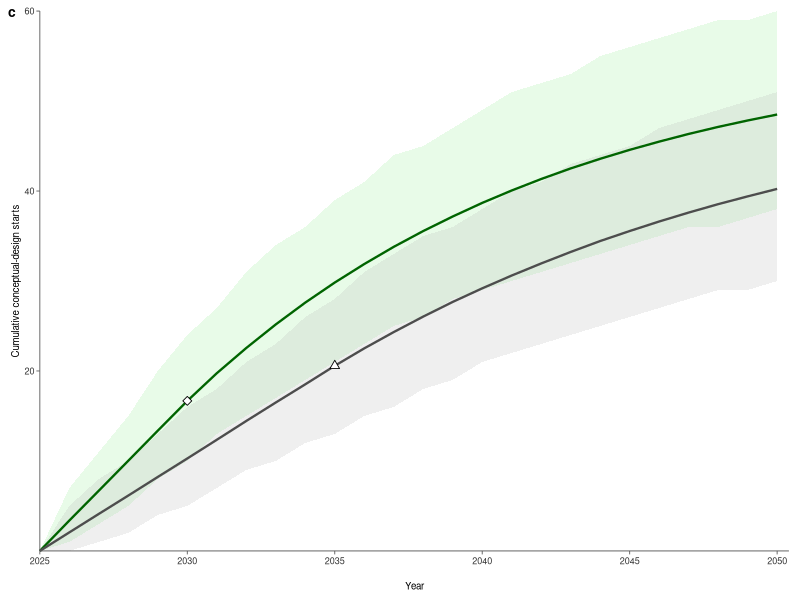

The R script that drew this image:
# Code for the manuscript Gordon, J.A., Kazlou, T., Jewell, J. and Cherp, A.
# First-of-a-Kind deployment prospects for small modular reactors
#
# Reproduces Figure 2c: projected cumulative conceptual-design entries from
# 2025 to 2050 under the Baseline and Accelerated scenarios.
#
# Panel c shows pipeline-expansion assumptions underpinning FOAK deployment.
# The triangle and diamond mark the Baseline and Accelerated pivot years,
# respectively, after which assumed design-entry rates decline. Shaded bands
# indicate simulated uncertainty intervals.
#
# Required input:
# None. Panel c is generated from the design-entry assumptions specified below.
#
# Outputs:
# outputs/Figure_02/intermediate/fig02_panel_c_design_additions.png
# outputs/Figure_02/intermediate/fig02_panel_c_design_additions.pdf
# outputs/Figure_02/intermediate/fig02_panel_c_design_additions.rds
# outputs/Figure_02/intermediate/fig02_panel_c_design_additions_core.rds

suppressPackageStartupMessages({
  library(ggplot2)
  library(dplyr)
  library(cowplot)
  library(grid)
})

rm(list = ls())
graphics.off()
set.seed(42)

# ============================================================
# FIGURE 2 — PANEL C ONLY
# Pipeline expansion / cumulative conceptual-design starts
# ============================================================

# ------------------------------------------------------------
# OUTPUT PATHS
# ------------------------------------------------------------

OUT_DIR <- file.path(
  "outputs",
  "Figure_02",
  "intermediate"
)

dir.create(
  OUT_DIR,
  recursive = TRUE,
  showWarnings = FALSE
)

# ------------------------------------------------------------
# EXPORT SETTINGS
# ------------------------------------------------------------

SAVE_W_MM <- 88
SAVE_H_MM <- 72
SAVE_DPI  <- 600

FILE_STUB <- "fig02_panel_c_design_additions"

# ------------------------------------------------------------
# TYPOGRAPHY
# ------------------------------------------------------------

BASE_SIZE        <- 7
AXIS_TEXT_SIZE   <- 6.5
AXIS_TITLE_SIZE  <- 7
PANEL_LABEL_SIZE <- 10

# ------------------------------------------------------------
# PANEL TAG GEOMETRY
# ------------------------------------------------------------

TAG_X <- 0.01
TAG_Y <- 0.99

# ------------------------------------------------------------
# COLOURS
# ------------------------------------------------------------

col_baseline_line <- "grey30"
col_baseline_fill <- "grey70"
col_accel_line    <- "#006400"
col_accel_fill    <- "#90EE90"

# ============================================================
# PANEL C — PIPELINE EXPANSION
# ============================================================

years <- 2026:2050

pivot_year_baseline <- 2035
pivot_year_accel    <- 2030

n_sim <- 10000

lambda0_baseline    <- 2.06
lambda2050_baseline <- 0.824

lambda0_accel       <- 3.33
lambda2050_accel    <- 0.666

years_decline_baseline <- 2050 - pivot_year_baseline
years_decline_accel    <- 2050 - pivot_year_accel

k_baseline <- -log(lambda2050_baseline / lambda0_baseline) / years_decline_baseline
k_accel    <- -log(lambda2050_accel / lambda0_accel) / years_decline_accel

lambda_t <- function(year, lambda0, k, pivot_year) {
  if (year <= pivot_year) {
    lambda0
  } else {
    lambda0 * exp(-k * (year - pivot_year))
  }
}

lambda_path_baseline <- sapply(
  years,
  lambda_t,
  lambda0 = lambda0_baseline,
  k = k_baseline,
  pivot_year = pivot_year_baseline
)

lambda_path_accel <- sapply(
  years,
  lambda_t,
  lambda0 = lambda0_accel,
  k = k_accel,
  pivot_year = pivot_year_accel
)

sim_baseline <- replicate(n_sim, rpois(length(years), lambda_path_baseline))
sim_accel    <- replicate(n_sim, rpois(length(years), lambda_path_accel))

cum_baseline <- t(apply(sim_baseline, 2, cumsum))
cum_accel    <- t(apply(sim_accel, 2, cumsum))

summarise_sim <- function(sim, scenario) {
  data.frame(
    Year = years,
    Mean = apply(sim, 2, mean),
    Q5   = apply(sim, 2, quantile, probs = 0.05),
    Q95  = apply(sim, 2, quantile, probs = 0.95),
    Scenario = scenario
  )
}

plot_df_c <- rbind(
  summarise_sim(cum_accel, "Accelerated"),
  summarise_sim(cum_baseline, "Baseline")
)

plot_df_c$Scenario <- factor(
  plot_df_c$Scenario,
  levels = c("Accelerated", "Baseline")
)

zero_acc <- data.frame(
  Year = 2025,
  Mean = 0,
  Q5 = 0,
  Q95 = 0,
  Scenario = factor("Accelerated", levels = c("Accelerated", "Baseline"))
)

zero_base <- data.frame(
  Year = 2025,
  Mean = 0,
  Q5 = 0,
  Q95 = 0,
  Scenario = factor("Baseline", levels = c("Accelerated", "Baseline"))
)

plot_df_c <- rbind(zero_acc, zero_base, plot_df_c)
plot_df_c <- plot_df_c[order(plot_df_c$Scenario, plot_df_c$Year), ]

pivot_points <- data.frame(
  Year = c(pivot_year_baseline, pivot_year_accel),
  Scenario = factor(
    c("Baseline", "Accelerated"),
    levels = c("Accelerated", "Baseline")
  ),
  shape_id = c("Baseline", "Accelerated")
)

pivot_points$Mean <- c(
  plot_df_c$Mean[
    plot_df_c$Year == pivot_year_baseline &
      plot_df_c$Scenario == "Baseline"
  ][1],
  plot_df_c$Mean[
    plot_df_c$Year == pivot_year_accel &
      plot_df_c$Scenario == "Accelerated"
  ][1]
)

p_c_core <- ggplot(
  plot_df_c,
  aes(x = Year, y = Mean, fill = Scenario, colour = Scenario)
) +
  geom_ribbon(aes(ymin = Q5, ymax = Q95), alpha = 0.20, colour = NA) +
  geom_line(linewidth = 0.8) +
  geom_point(
    data = pivot_points,
    aes(x = Year, y = Mean, shape = shape_id),
    fill = "white",
    colour = "black",
    stroke = 0.45,
    size = 2.1,
    inherit.aes = FALSE,
    show.legend = FALSE
  ) +
  scale_shape_manual(
    values = c("Accelerated" = 23, "Baseline" = 24),
    guide = "none"
  ) +
  scale_fill_manual(
    values = c(Accelerated = col_accel_fill, Baseline = col_baseline_fill),
    guide = "none"
  ) +
  scale_colour_manual(
    values = c(Accelerated = col_accel_line, Baseline = col_baseline_line),
    guide = "none"
  ) +
  scale_x_continuous(
    breaks = seq(2025, 2050, by = 5),
    labels = paste0(seq(2025, 2050, by = 5), "\n"),
    limits = c(2025, 2050.4),
    expand = c(0, 0)
  ) +
  scale_y_continuous(
    breaks = seq(20, 60, by = 20),
    limits = c(0, 60),
    expand = expansion(mult = c(0, 0))
  ) +
  labs(
    x = "Year",
    y = "Cumulative conceptual-design starts"
  ) +
  coord_cartesian(clip = "off") +
  theme_classic(base_size = BASE_SIZE) +
  theme(
    axis.title.x = element_text(
      size = AXIS_TITLE_SIZE,
      colour = "black",
      margin = margin(t = 4)
    ),
    axis.title.y = element_text(
      size = AXIS_TITLE_SIZE,
      colour = "black"
    ),
    axis.text.x = element_text(
      size = AXIS_TEXT_SIZE,
      colour = "grey20",
      margin = margin(t = 2)
    ),
    axis.text.y = element_text(
      size = AXIS_TEXT_SIZE,
      colour = "grey20"
    ),
    axis.line.x = element_line(colour = "grey35", linewidth = 0.3),
    axis.line.y = element_line(colour = "grey35", linewidth = 0.3),
    axis.ticks.x = element_line(colour = "grey35", linewidth = 0.3),
    axis.ticks.y = element_line(colour = "grey35", linewidth = 0.3),
    axis.ticks.length = unit(2.5, "pt"),
    plot.margin = margin(t = 8, r = 8, b = 6, l = 8)
  )

p_c <- ggdraw(p_c_core) +
  draw_plot_label(
    "c",
    x = TAG_X,
    y = TAG_Y,
    hjust = 0,
    vjust = 1,
    size = PANEL_LABEL_SIZE,
    fontface = "bold"
  )

print(p_c)

# ============================================================
# SAVE PANEL C
# ============================================================

ggsave(
  filename = file.path(OUT_DIR, paste0(FILE_STUB, ".png")),
  plot = p_c,
  width = SAVE_W_MM,
  height = SAVE_H_MM,
  units = "mm",
  dpi = SAVE_DPI,
  bg = "white"
)

ggsave(
  filename = file.path(OUT_DIR, paste0(FILE_STUB, ".pdf")),
  plot = p_c,
  width = SAVE_W_MM,
  height = SAVE_H_MM,
  units = "mm",
  bg = "white"
)

saveRDS(
  p_c,
  file = file.path(OUT_DIR, paste0(FILE_STUB, ".rds"))
)

saveRDS(
  p_c_core,
  file = file.path(OUT_DIR, paste0(FILE_STUB, "_core.rds"))
)
